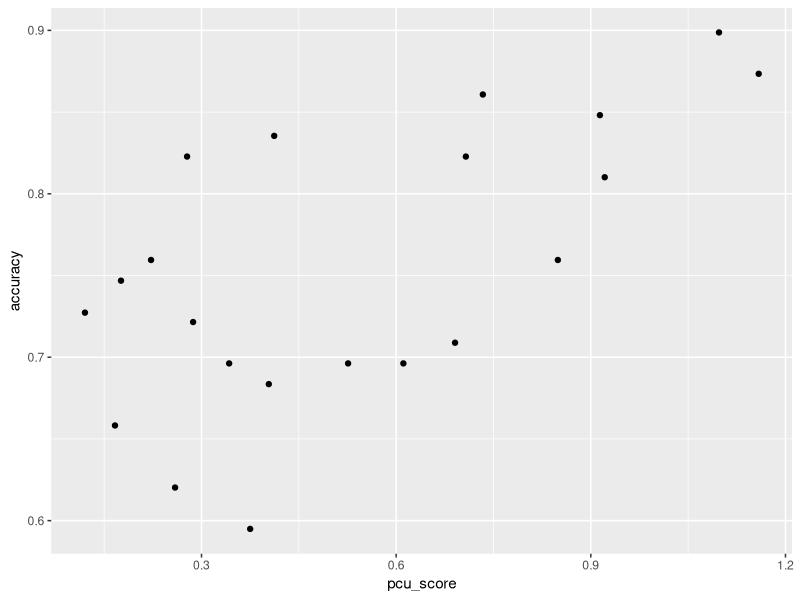
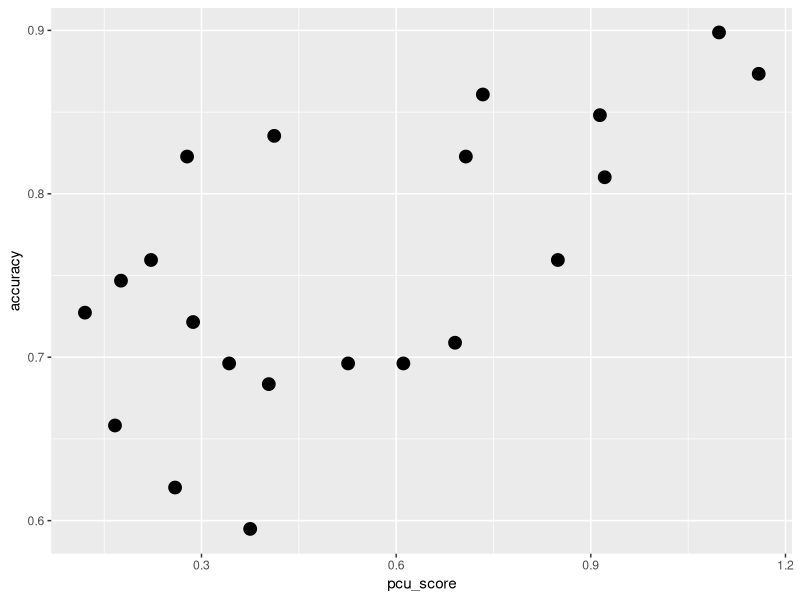
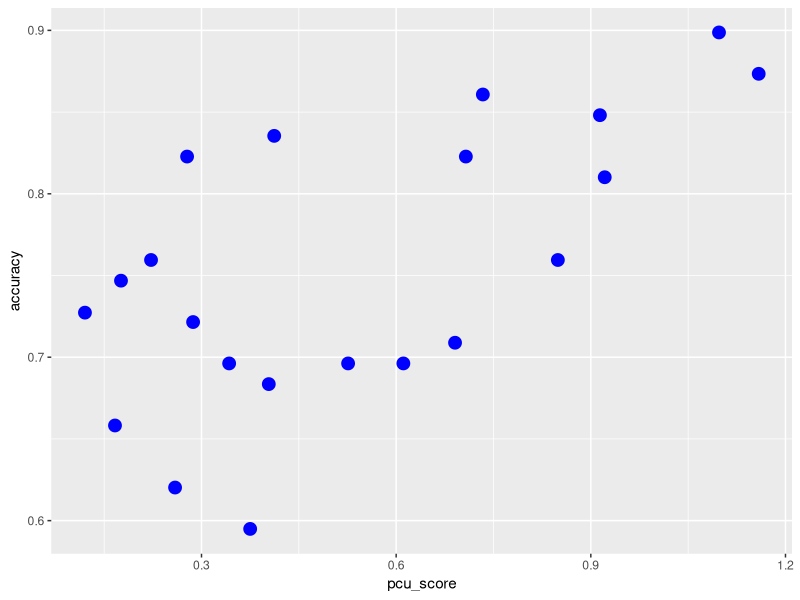
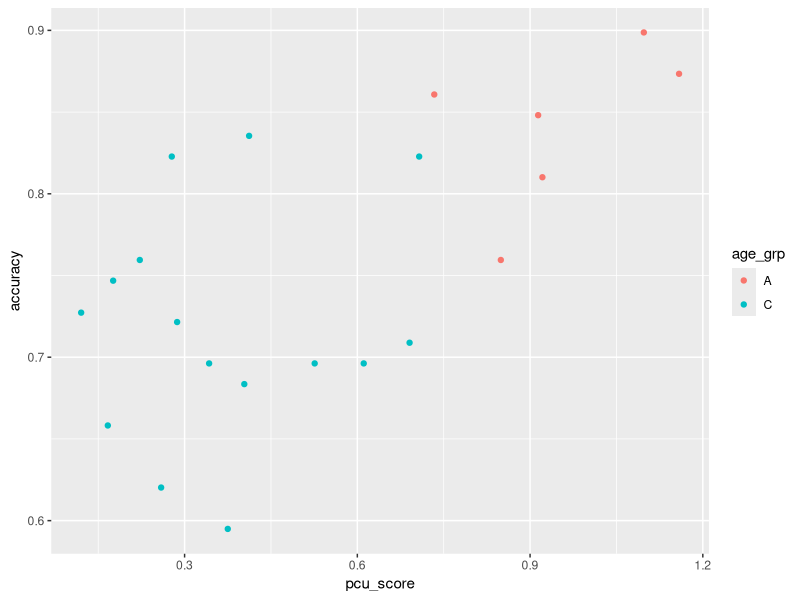
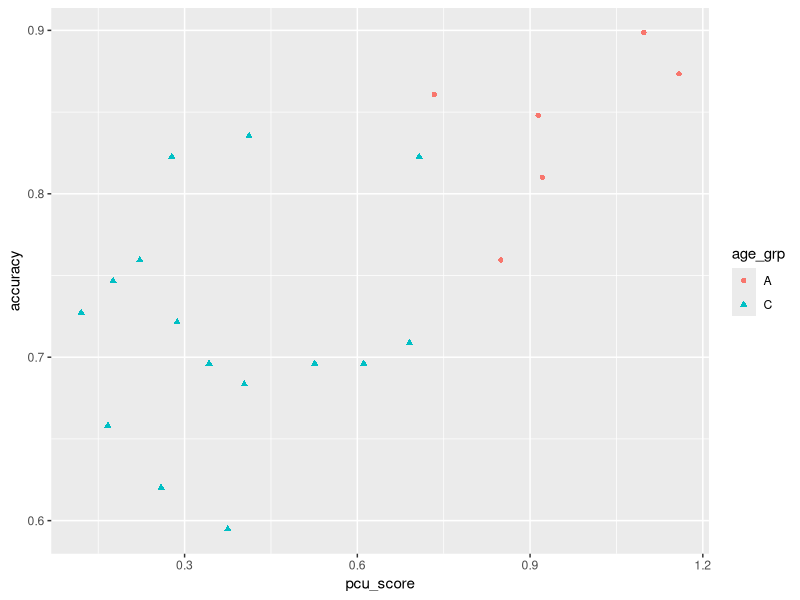
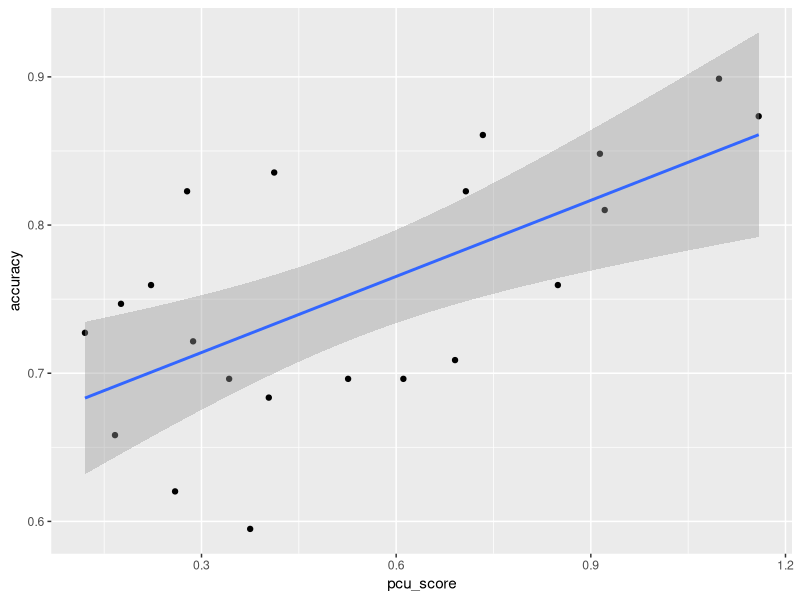
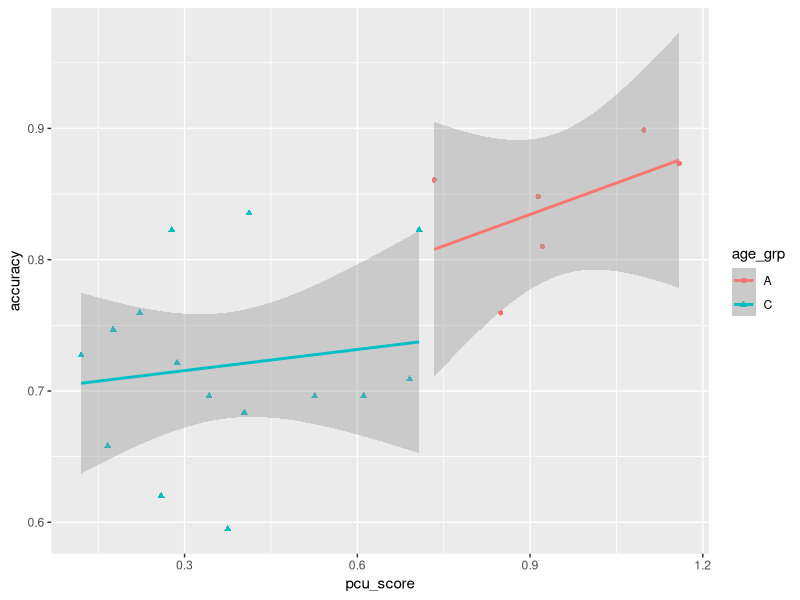
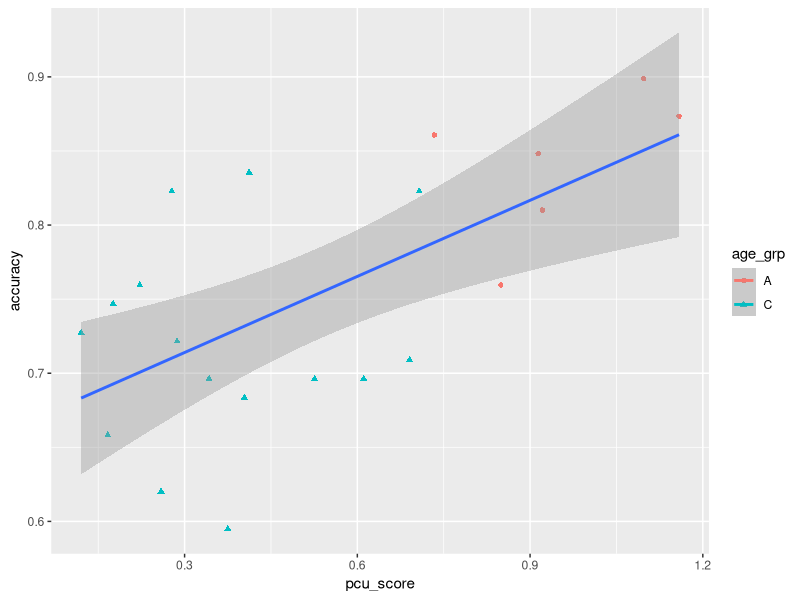

The R source for these figures, in order:
## ---- chunk 1
game.wmc <- read.table("kr_gamewmc.txt", header=T)

# and let's calculate accuracy again
game.wmc$accuracy <- game.wmc$Phit + game.wmc$PcorrectRejection

## ---- chunk 2
require(ggplot2)

ggplot(game.wmc, aes(x=pcu_score, y=accuracy)) + geom_point() 

ggplot(game.wmc, aes(x=pcu_score, y=accuracy)) + geom_point(size=4) 

ggplot(game.wmc, aes(x=pcu_score, y=accuracy)) + geom_point(size=4, colour="blue") 
## ---- chunk 3
ggplot(game.wmc, aes(x=pcu_score, y=accuracy, colour=age_grp)) + 
  geom_point() 

## ---- chunk 4
ggplot(game.wmc, aes(x=pcu_score, y=accuracy, colour=age_grp, shape=age_grp)) + 
  geom_point() 

## ---- chunk 5
ggplot(game.wmc, aes(x=pcu_score, y=accuracy)) + 
  geom_point() +
  geom_smooth(method="lm")
## ---- chunk 6
ggplot(game.wmc, aes(x=pcu_score, y=accuracy, colour=age_grp, shape=age_grp)) + 
  geom_point() +
  geom_smooth(method="lm")
## ---- chunk 7
ggplot(game.wmc, aes(x=pcu_score, y=accuracy, colour=age_grp, shape=age_grp, group=1)) + 
  geom_point() +
  geom_smooth(method="lm")
## ---- chunk 8
ggplot(game.wmc, aes(x=age_grp, y=accuracy, colour=age_grp)) + 
  geom_boxplot()
## ---- chunk 9
ggplot(game.wmc, aes(x=age_grp, y=accuracy, colour=age_grp)) + 
  stat_summary(fun.data="mean_cl_normal", size=2)
## ---- chunk 10
ggplot(game.wmc, aes(x=accuracy)) + 
  geom_histogram()

ggplot(game.wmc, aes(x=accuracy)) + 
  geom_density()

ggplot(game.wmc, aes(x=accuracy, colour=age_grp)) + 
  geom_density()
## ---- chunk 11

ggplot(game.wmc, aes(x=pcu_score, fill=age_grp)) + 
  geom_histogram() +
  facet_grid(age_grp ~ .)

ggplot(game.wmc, aes(x=pcu_score, fill=age_grp)) + 
  geom_histogram() +
  facet_grid(. ~ age_grp)

